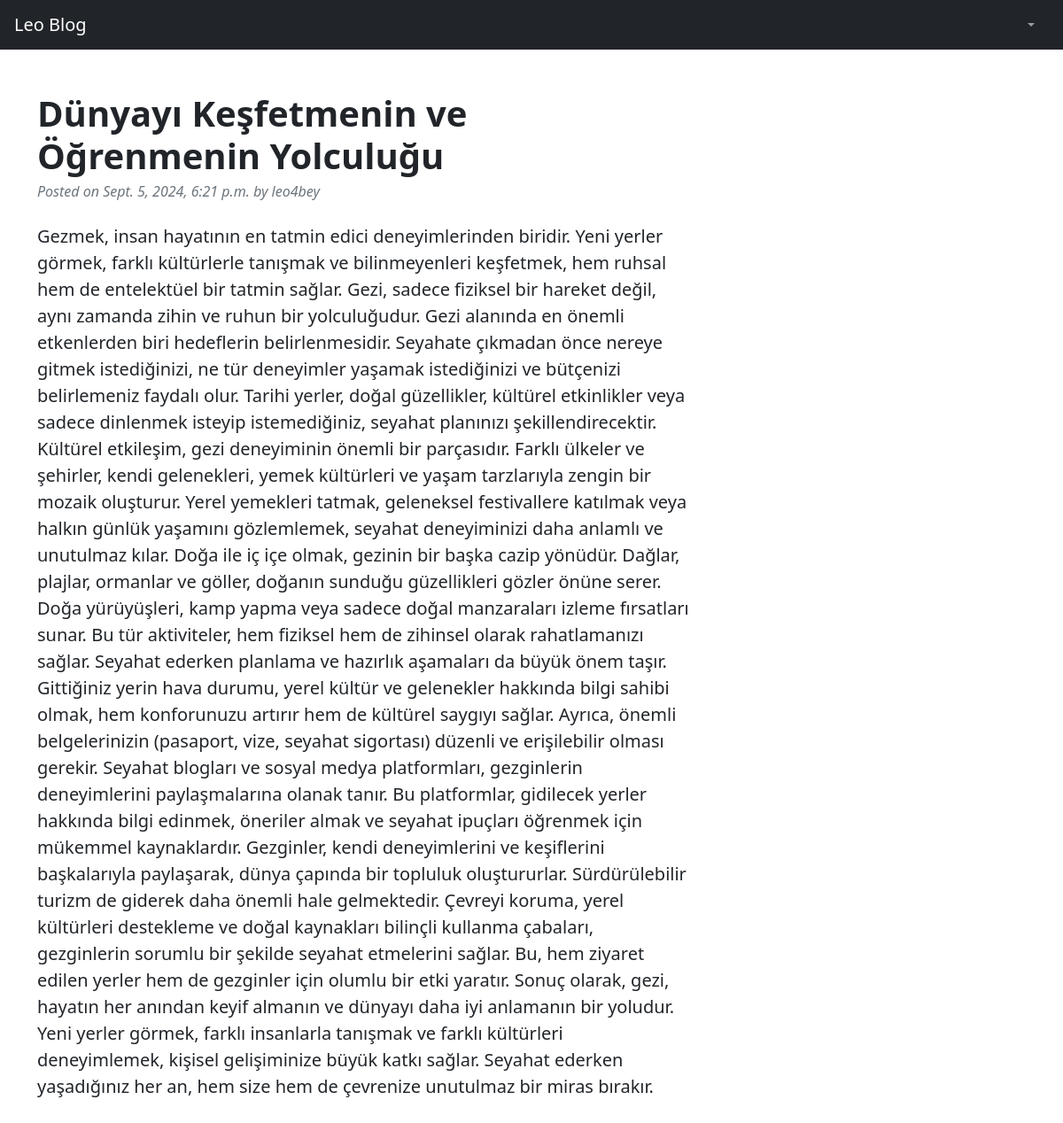
The app's page /blogs/leo4bey/13 with its own data.
### leo_blog_app/models.py (models this page shows, shortened)
class Blog(models.Model):
    title = models.CharField(max_length=200)
    content = models.TextField()
    created_at = models.DateTimeField(auto_now_add=True)
    owner = models.ForeignKey(User, on_delete=models.CASCADE)

### leo_blog_app/views.py (the view)
# urls.py: path('blogs/<str:user_name>/<int:blog_id>', views.blog_detail, name='blogdetail'),
def blog_detail(request, user_name, blog_id):
    blogs = Blog.objects.get(id=blog_id)
    return render(request, "blog_detail.html", {'blogs': blogs})

### leo_blog_app/templates/blog_detail.html (shortened to what this page needs)
{% load static %}
<!DOCTYPE html>
<html lang="en">
    <head>
        <link href="{% static 'assets/favicon.ico' %}" rel="stylesheet" />
        <link href="{% static 'css/blog_detail.css' %}" rel="stylesheet" />
    </head>
    <body>
        <nav class="sb-topnav navbar navbar-expand navbar-dark bg-dark">
            <a class="navbar-brand ps-3" href="{% url 'home'%}">Leo Blog</a>
            <ul class="navbar-nav ms-auto ms-md-0 me-3 me-lg-4">
                <li class="nav-item dropdown">
                    <a class="nav-link dropdown-toggle" id="navbarDropdown" href="#" role="button" data-bs-toggle="dropdown" aria-expanded="false"></a>
                </li>
            </ul>
        </nav>
        <div class="container mt-5">
            <div class="row">
                <div class="col-lg-8">
                    <article>
                        <header class="mb-4">
                            <h1 class="fw-bolder mb-1">{{ blogs.title }}</h1>
                            <div class="text-muted fst-italic mb-2">Posted on {{ blogs.created_at }} by {{ blogs.owner.username }}</div>
                        </header>
                        <section class="mb-5">
                            <p class="fs-5 mb-4">{{ blogs.content }}</p>
                        </section>
                    </article>
                            </div>
                        </div>
                </div>
    </body>
</html>

### records on screen
Blog: title "Dünyayı Keşfetmenin ve Öğrenmenin Yolculuğu", created_at "Sept. 5, 2024, 6:21 p.m.", owner.username "leo4bey", content "Gezmek, insan hayatının en tatmin edici deneyimlerinden biridir. Yeni yerler görmek, farklı kültürlerle tanışmak ve bilinmeyenleri keşfetmek, hem ruhsal hem de entelektüel bir tatmin sağlar. Gezi, sadece fiziksel bir hareket değil, aynı zamanda zihin ve ruhun bir yolculuğudur. Gezi alanında en önemli etkenlerden biri hedeflerin belirlenmesidir. Seyahate çıkmadan önce nereye gitmek istediğinizi, ne tür deneyimler yaşamak istediğinizi ve bütçenizi belirlemeniz faydalı olur. Tarihi yerler, doğal güzellikler, kültürel etkinlikler veya sadece dinlenmek isteyip istemediğiniz, seyahat planınızı şekillendirecektir. Kültürel etkileşim, gezi deneyiminin önemli bir parçasıdır. Farklı ülkeler ve…"
